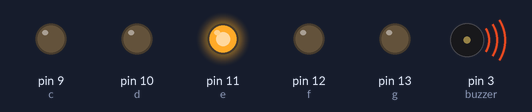
The sketch below on a simulated Arduino Uno, built with avr-gcc and run on an emulated ATmega328P. Parts: output pins drawn as LEDs (lit = HIGH), buzzer (waves = sounding).

Above: at 0.35 s.
At 0.72 s:
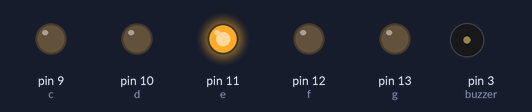
At 1.1 s:
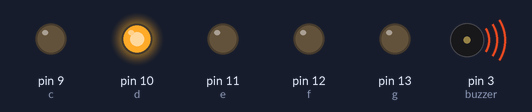
At 1.9 s:
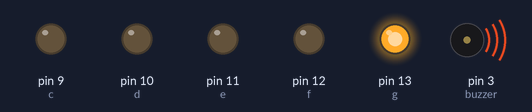
At 3.1 s:
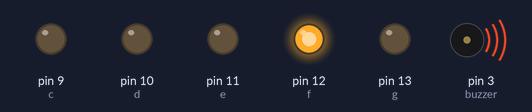
At 4.2 s:
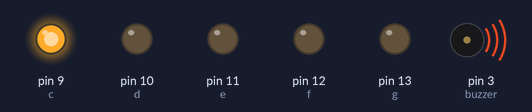
Timing chart, 0 to 5.2 s (numbered marks = the images above):
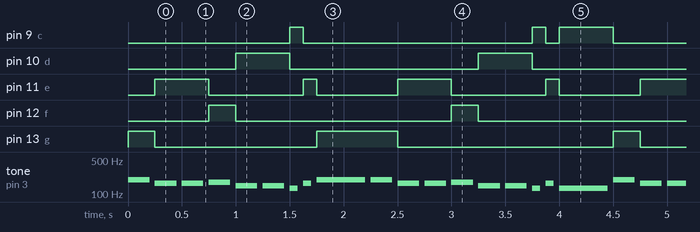

Measured:
- by itself, pin 9 (c): repeats every 4.5 s: LOW 2.1 s, HIGH 0.13 s, LOW 0.13 s, HIGH 0.50 s, LOW 1.5 s, HIGH 0.13 s
- by itself, pin 10 (d): alternates HIGH for 0.50 s and LOW for 1.8 s
- by itself, pin 11 (e): repeats every 2.3 s: LOW 0.88 s, HIGH 0.13 s, LOW 0.75 s, HIGH 0.50 s
- by itself, pin 12 (f): alternates HIGH for 0.25 s and LOW for 2.0 s
- by itself, pin 13 (g): repeats every 4.5 s: LOW 1.5 s, HIGH 0.75 s, LOW 2.0 s, HIGH 0.25 s
- by itself, tone on pin 3 (buzzer): plays 196 Hz for 0.20 s, 165 Hz for 0.20 s, 165 Hz for 0.20 s, 175 Hz for 0.20 s, 147 Hz for 0.20 s, 147 Hz for 0.20 s … (161 notes in this stretch)

The sketch:

kotek.ino
```cpp
const int c = 9;
const int d = 10;
const int e = 11;
const int f = 12;
const int g = 13;

int dzwiek(int nuta){
  switch(nuta){
    case c : return 131;
    case d : return 147;
    case e : return 165;
    case f : return 175;
    case g : return 196;
  }
}

int buzzer = 3;

int cala = 1000;
int pol = 500;
int cwierc = 250;
int osma = 125;

void nutka(int typ,int l){
  tone(buzzer, dzwiek(typ), l - 50);
  digitalWrite(typ, HIGH);
  delay(l);
  digitalWrite(typ, LOW);
}
// the setup routine runs once when you press reset:
void setup() {
  // initialize the digital pin as an output.
  pinMode(c, OUTPUT);
  pinMode(d, OUTPUT);
  pinMode(e, OUTPUT);
  pinMode(f, OUTPUT);
  pinMode(g, OUTPUT);
}

// the loop routine runs over and over again forever:
void loop() {

  nutka(g, cwierc);
  nutka(e, cwierc);
  nutka(e, cwierc);
  nutka(f, cwierc);
  nutka(d, cwierc);
  nutka(d, cwierc);
  nutka(c, osma);
  nutka(e, osma);
  nutka(g, pol);

  nutka(g, cwierc);
  nutka(e, cwierc);
  nutka(e, cwierc);
  nutka(f, cwierc);
  nutka(d, cwierc);
  nutka(d, cwierc);
  nutka(c, osma);
  nutka(e, osma);
  nutka(c, pol);
}
```
